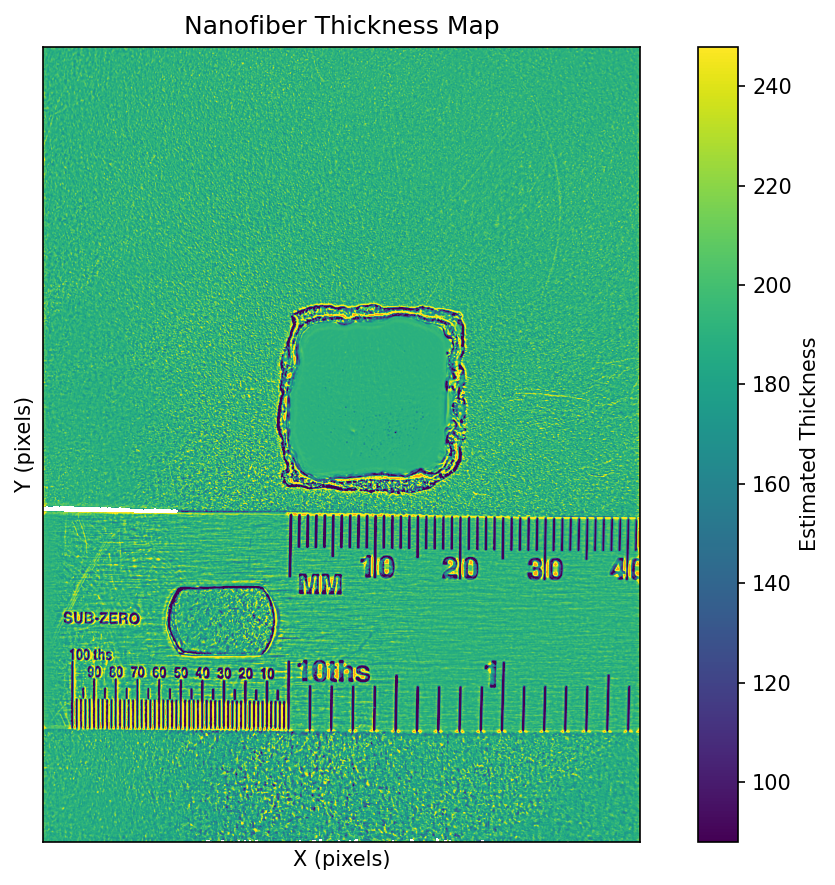
#> input picture esnf_mat_analyzer/tests/test_heatmap_corrected.png, 835 x 885 px; its folder holds only this picture in this run
$ python -i pipeline_steps.py   (imports and definitions only)
#> lines starting #> are read from the running program, lines starting #| are printed output that depends on the picture
"""
Step-by-step processing pipeline for ESNF Mat Analyzer.

Provides individual processing steps that can be run and visualized
independently, enabling step-by-step verification of the analysis pipeline.

Each step returns both results and a visualization image for display in the GUI.

Author: ESNF Mat Analyzer Team
"""

import numpy as np
import cv2
import logging
from pathlib import Path
from typing import Dict, Optional, Tuple, Any
from dataclasses import dataclass, field

from ..processing.region_detector import FourRegionDetector, FourRegionDetectionResult
from ..processing.image_processor import ImageProcessor
from ..core.data_types import ProcessingConfig, BackgroundCorrectionMethod


logger = logging.getLogger(__name__)


@dataclass
class StepResult:
    """Result from a single pipeline step."""
    success: bool = True
    error_message: str = ""
    # Visualization image (BGR, for display in GUI canvas)
    display_image: Optional[np.ndarray] = None
    # Any data produced by this step
    data: Dict[str, Any] = field(default_factory=dict)


def load_and_convert_grayscale(image_path: str) -> StepResult:
    """
    Step 1: Load image and convert to grayscale.

    Args:
        image_path: Path to the image file

    Returns:
        StepResult with:
            data['raw_image']: Original RGB image
            data['grayscale']: Grayscale image
            display_image: Grayscale image for display
    """
#> called with image_path = '../tests/test_heatmap_corrected.png'
    try:
        path = Path(image_path)
        if not path.exists():
            return StepResult(success=False, error_message=f"File not found: {image_path}")

        raw = cv2.imread(str(path))
#> raw is the input picture: shape (885, 835, 3); mean B, G, R 158.6, 192.7, 115.7
        if raw is None:
            return StepResult(success=False, error_message=f"Could not load image: {image_path}")

        # Convert to RGB for internal use
        rgb = cv2.cvtColor(raw, cv2.COLOR_BGR2RGB)

        # Convert to grayscale
        gray = cv2.cvtColor(raw, cv2.COLOR_BGR2GRAY)
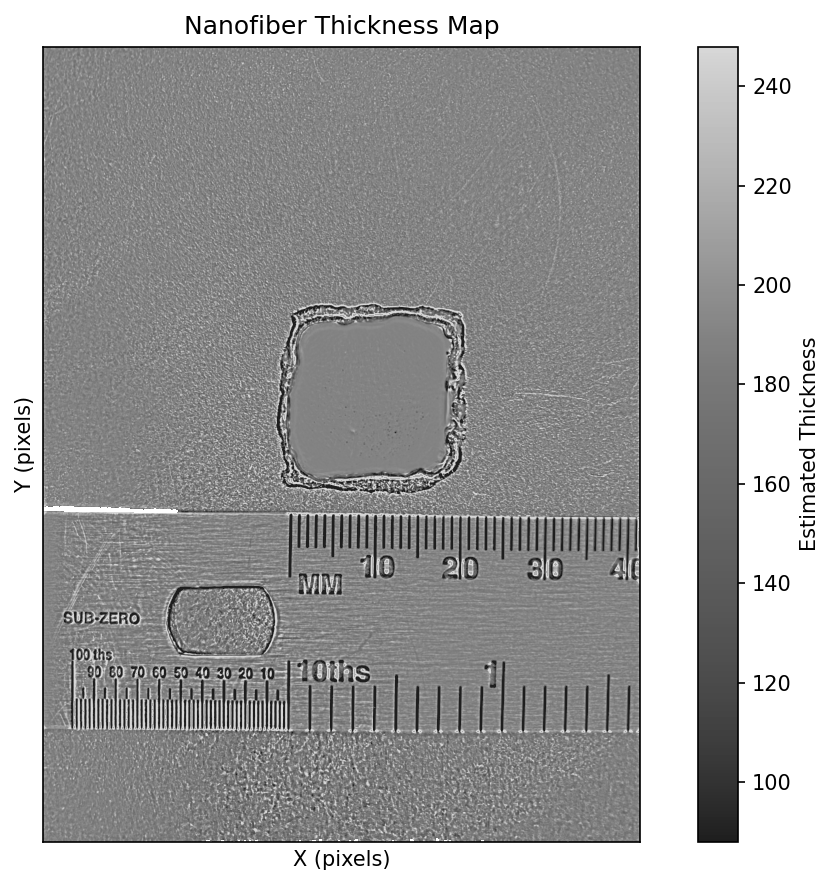
#> gray: shape (885, 835); min 0, max 255, mean 165.8

        # Display image: grayscale converted back to BGR for canvas
        display = cv2.cvtColor(gray, cv2.COLOR_GRAY2BGR)

        logger.info(f"Loaded image: {gray.shape}, range [{gray.min()}-{gray.max()}]")

        return StepResult(
            success=True,
            display_image=display,
            data={
                'raw_image': rgb,
                'grayscale': gray,
                'image_path': str(image_path),
                'shape': gray.shape,
                'intensity_range': (int(gray.min()), int(gray.max())),
                'mean_intensity': float(np.mean(gray)),
            }
        )
    except Exception as e:
        logger.error(f"Error loading image: {e}", exc_info=True)
        return StepResult(success=False, error_message=str(e))


# [504 lines left out: functions detect_regions, correct_background, create_intensity_map, compute_uniformity_metrics, not called in this run]

>>> result = load_and_convert_grayscale('../tests/test_heatmap_corrected.png')
